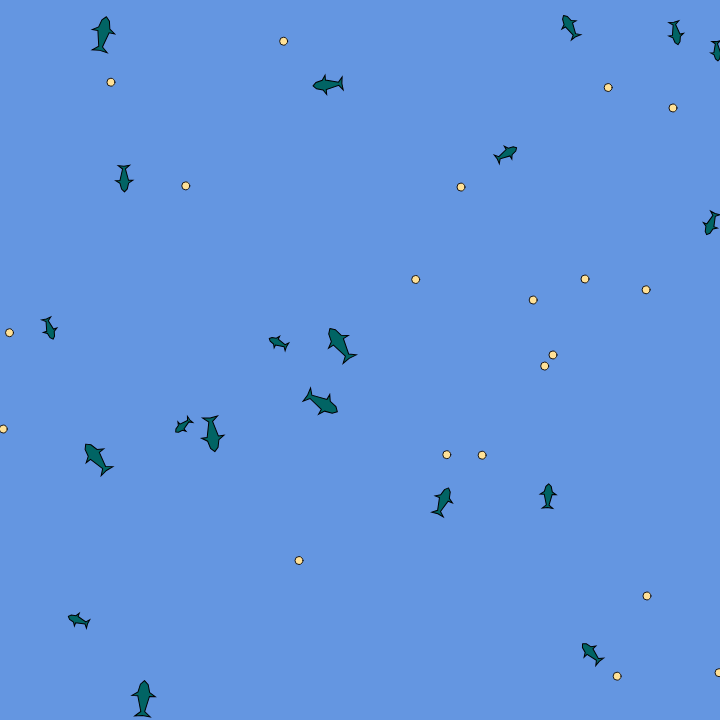
Frame 1 (no input)
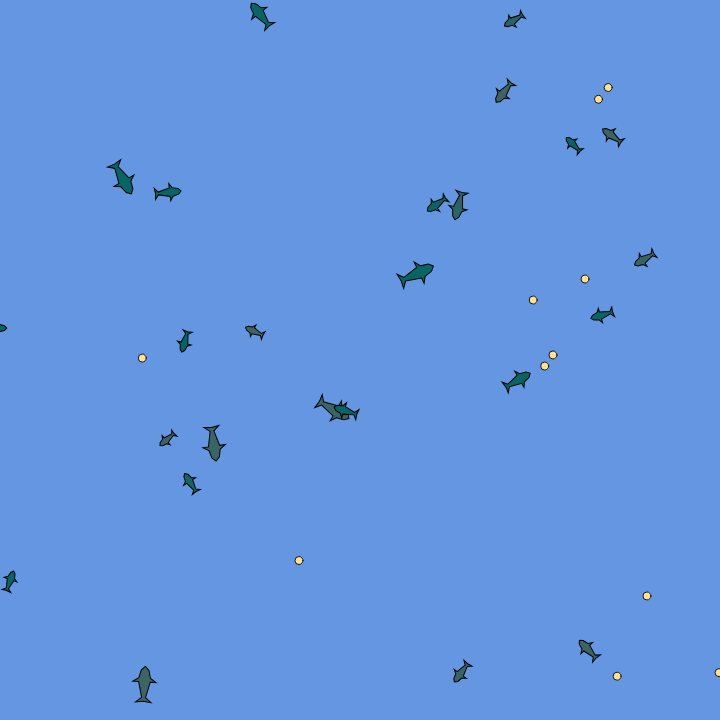
Frame 60 (no input)
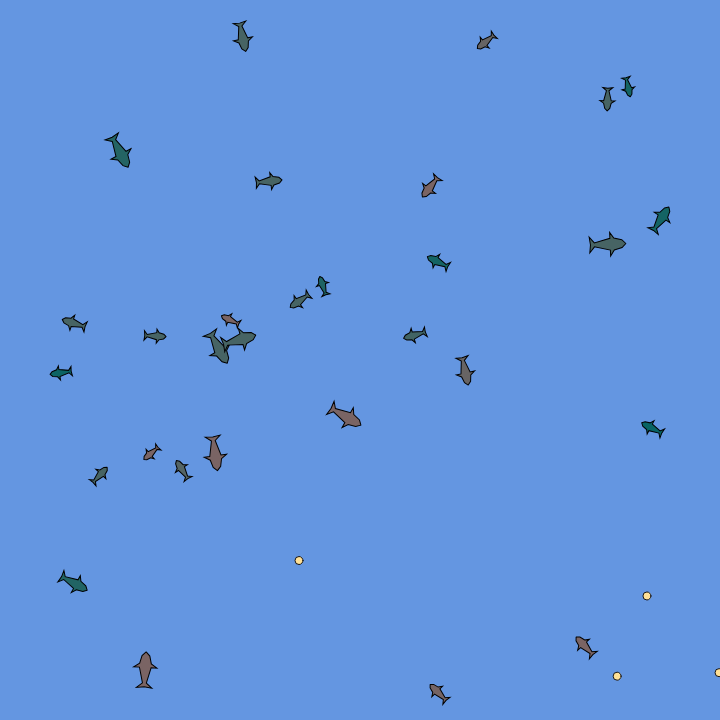
Frame 120 (the mouse pressed at the canvas centre since frame 60)

The p5.js sketch that drew these frames (run headless with seeded random() and noise() and a simulated clock; from frame 60 on, the mouse is pressed at the canvas centre):

// p5.js sketch
// ── sketch.js
let sharks = [];
let numbersOfSharks = 20;
let food = [];
let numberoffood = 20;
var debug

function setup() {
  createCanvas(720, 720);
  
  for (let i = 0; i < numbersOfSharks; i++) {
    sharks[i] = new predator();
  }

  
  for (let i = numberoffood - 1; i >= 0; i--) {
    let x = random(width);
    let y = random(height);
    food.push(createVector(x, y));
  }
  
  debug = createCheckbox();
  
}

function draw() {
  background(100,150,225);
  
  // if(frameCount % 30 == 0){
  // 	print(sharks.length);
  // }
  for (let i = sharks.length - 1; i >= 0; i--) {
    sharks[i].eat(food);
    sharks[i].update();
    sharks[i].applyForce();
    sharks[i].show();
    
    if (sharks.length > 0 && sharks[i].reproduce() != null) {
      var newShark = new predator(sharks[i].childdna);
      sharks.push(newShark);
    }
    
    if (sharks[i].dead()){
      food.push(createVector(sharks[i].pos.x, sharks[i].pos.y));
      sharks.splice(i,1);
    }

  }
  
//create food
  if (random(1) < 0.05) {
    let x = random(width);
    let y = random(height);
    food.push(createVector(x, y));
  }
  
  for (var i = 0; i < food.length; i++) {
    push()
    stroke(20,20,25)
    fill(255,225,150);
    ellipse(food[i].x, food[i].y, 8,8)
    pop()
  }
}



class predator {
  
    constructor(genes) {
      this.pos = createVector(random(0,width), random(0,height));
      this.vel = createVector(random(-0.5, 0.5),random(-0.5, 0.5));
      this.acc = createVector(0,0);
      
      this.maxSpeed = 5;
      this.maxSteer = 0.2;
      this.perception = 100;
      this.health = 1;
      this.mouthRadius = 1;
      
      this.dna = [];
      this.childdna = [];
      //this.size = 1.5;
      
      if (genes != null) {
        for (let i = 0; i < genes.length; i++) {
          this.dna[i] = genes[i];
        }
        this.perception *= genes[0];
        this.maxSteer *= genes[1];
      } else {
          this.dna[0] = random(0.1,1); //perception
          this.dna[1] = random(0.1,1); // steeringForece
          this.dna[2] = random(1, 2); //size
          this.dna[3] = this.dna[2] * 10; // mouthRadius
        
          this.perception = this.perception * this.dna[0];
          this.maxSteer = this.maxSteer * this.dna[1];
      }
      

    }


  eat(ListOfFood) {
    let smallestFoodDistance = Infinity;
    let IndexOfClosestsFood = null; 
    for (let i = ListOfFood.length-1; i >=0; i--) {
      let actualDistanceToFood = dist(this.pos.x, this.pos.y, ListOfFood[i].x, ListOfFood[i].y);
      if (actualDistanceToFood < smallestFoodDistance && actualDistanceToFood < this.perception) {
        smallestFoodDistance = actualDistanceToFood;
        IndexOfClosestsFood = i;
      }
    }
    
    if (smallestFoodDistance < this.dna[3]) {
      ListOfFood.splice(IndexOfClosestsFood,1);
      if (this.health < 1) {
        this.health += 0.2;
      }
    } else if( IndexOfClosestsFood != null){
       this.seek(food[IndexOfClosestsFood]);
    }
  }
  
  
  seek(food) {
    this.desiredVelocity = p5.Vector.sub(food,this.pos);
    this.desiredVelocity.setMag(this.maxSpeed);
    this.steeringForce = this.desiredVelocity.sub(this.vel);
    this.steeringForce.limit(this.maxSteer);
    this.applyForce(this.steeringForce);
    
    
    // if (debug.checked()) {
    //       push()
    // strokeWeight(2)
    // stroke(200,255,150);
    // line(this.pos.x, this.pos.y, this.pos.x + this.vel.x * 30, this.pos.y + this.vel.y * 30);
    // line(this.pos.x, this.pos.y, this.pos.x + this.desiredVelocity.x * 40, this.pos.y + this.desiredVelocity.y * 40);
    // line(this.pos.x, this.pos.y, this.pos.x + this.steeringForce.x * (100/this.maxSteer), this.pos.y + this.steeringForce.y * (100/this.maxSteer));
    // pop();
    // }

  }
    
  
  update() {    
    this.vel.add(this.acc);
    this.vel.limit(this.maxSpeed);
    this.pos.add(this.vel);
    this.acc.mult(0);
    
    this.health -= 0.004;
    
    // boundaries function 
    // var someOtherPosition = createVector(random(0,width), random(0, height));
    var someOtherPosition = createVector(width/2, height/2);
    var d = 25;
    if (this.pos.x < d) {
      this.seek(someOtherPosition);
    }
   if (this.pos.x > width-d) {
      this.seek(someOtherPosition);
    }    
    if (this.pos.y < d) {
      this.seek(someOtherPosition);
    }
    if (this.pos.y > height-d) {
      this.seek(someOtherPosition);
    }
  }
  
  dead() {
    return (this.health < 0);
  }
  
  reproduce() {
    var chance = 0.002;
    if (random(1) < chance) {
      this.childdna = this.dna;
      //print(this.dna);
      var genemix = random(1);
      if (genemix < 0.25) {
        this.childdna[0] *= 0.9;
        this.childdna[1] *= 1.1;
        this.childdna[2] *= random(0.9, 1);
      } else if (genemix > 0.25 && genemix < 0.5){
        this.childdna[0] *= 1.1;
        this.childdna[1] *= 0.9;
        this.childdna[2] *= random(1, 1.1);
      } else {
        this.childdna[0] *= 1;
        this.childdna[1] *= 1;
        this.childdna[2] *= 1;
      }
    return (1);
    } else {
      return (null);
    }
  }
  
  applyForce(force) {
    this.acc.add(force);
  }
  
  
  show() {
    
    if (debug.checked()) {
      push()
        noFill()
        strokeWeight(2);
        stroke(0,0,255,120)
        circle(this.pos.x, this.pos.y, this.perception*2)
      pop()
      
      push()
        noFill()
        strokeWeight(2);
        stroke(0,255,0,120)
        circle(this.pos.x, this.pos.y, this.health * 100);
      pop()
      
      push()
        noFill()
        strokeWeight(2);
        stroke(255,0,0,120);
        circle(this.pos.x, this.pos.y, this.dna[1] * 100);
      pop()
        push()
        noFill()
        strokeWeight(2);
        stroke(255,255,255,120)
        circle(this.pos.x, this.pos.y, this.dna[3]);
      pop()
    }
    
    // Shark-Shape
    var s = this.dna[2]; // for drawing bigger and smaller
    push()
    fill(map(this.health, 0, 1, 255, 0),100,100);
    translate(this.pos.x, this.pos.y)
    rotate(this.vel.heading()+PI);
    beginShape()
    vertex(-2*s,0 );
    vertex(0*s,2*s );
    vertex(4*s, 3*s);
    vertex(6*s, 6*s);
    vertex(6*s, 3*s);
    vertex(14*s, 1*s);
    vertex(16.5*s,4*s);
    vertex(16*s, 0);
    vertex(16.5*s, -4*s);
    vertex(14*s, -1*s );
    vertex(6*s, -3*s);
    vertex(6*s, -6*s);
    vertex(4*s, -3*s);
    vertex(0*s,-2*s );
    vertex(-2*s,0 );
    endShape();
    pop()
  }
}
